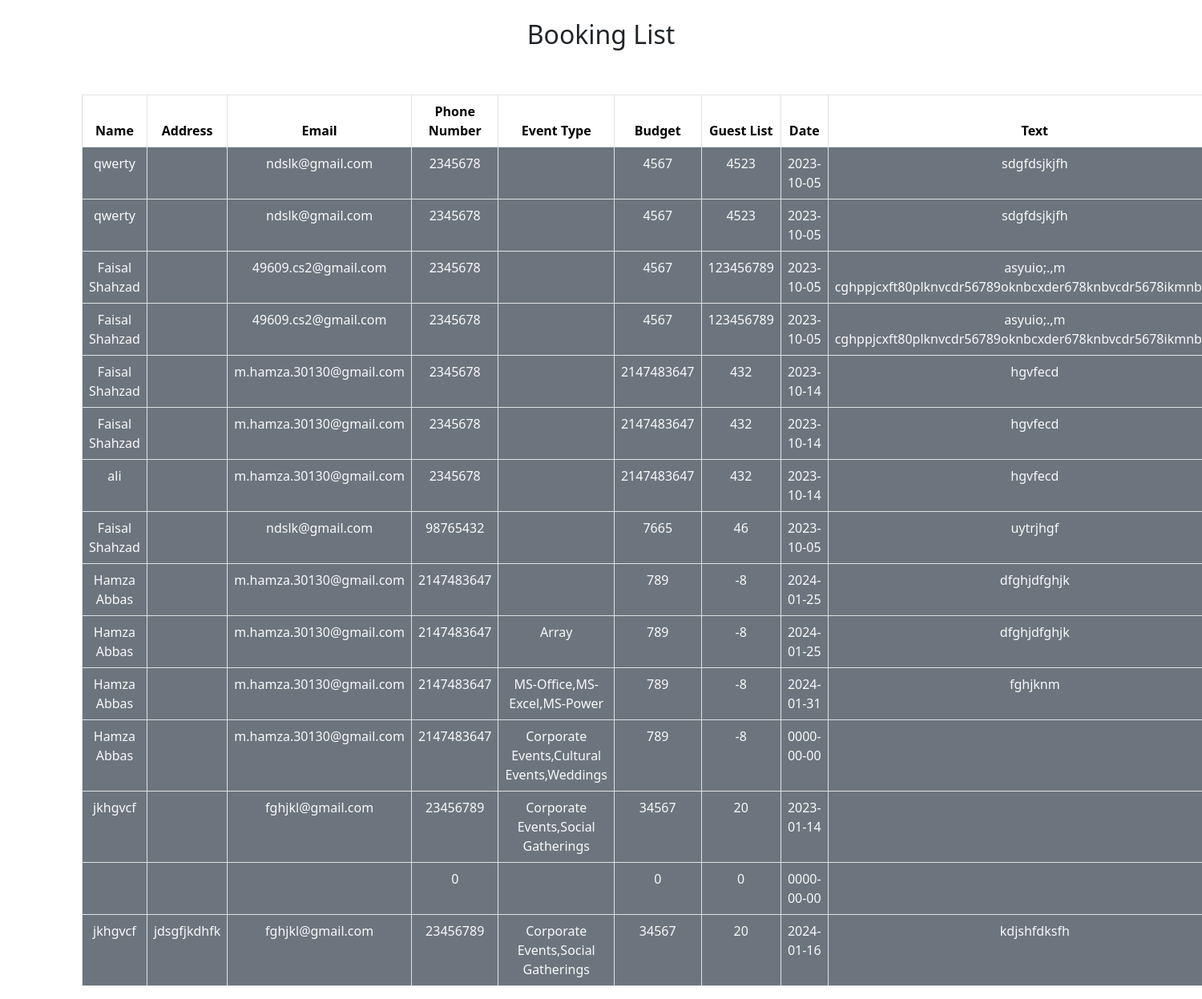
Page /booking/show_culture.php on the committed database.
### tables this page shows
CREATE TABLE `booking_form` (
  `id` int(11) NOT NULL,
  `name` varchar(30) NOT NULL,
  `address` varchar(400) NOT NULL,
  `email` varchar(30) NOT NULL,
  `phno` int(30) NOT NULL,
  `service` varchar(1000) NOT NULL,
  `budget` int(30) NOT NULL,
  `guestlist` int(30) NOT NULL,
  `date` date NOT NULL,
  `text` varchar(10000) NOT NULL
);

### booking/show_culture.php (the view, shortened to what this page needs)
<?php
include('connect.php');
$query="select * from booking_form";
$result =mysqli_query($con,$query);
?>
<!DOCTYPE html>
<html>
<head>
     <link rel="stylesheet" href="https://cdnjs.cloudflare.com/ajax/libs/font-awesome/4.7.0/css/font-awesome.min.css">
    <link href="https://cdn.jsdelivr.net/npm/bootstrap@5.3.2/dist/css/bootstrap.min.css" rel="stylesheet">
</head>
<body>
       <br> <div class="text-center">
            <h2>Booking List</h2>
        </div><br><br>
<div class="container-fluid">
    <div class="container">
            <table class="table table-bordered text-center">
                <thead>
                    <tr>
                        <th>Name</th>
                        <th>Address</th>
                        <th>Email</th>
                        <th>Phone Number</th>
                        <th>Event Type</th>
                        <th>Budget</th>
                        <th>Guest List</th>
                        <th>Date</th>
                        <th>Text</th>
                    </tr>
                </thead>
                        <?php
                            while($row= mysqli_fetch_assoc($result))
                            {
                        ?>
                <tbody>
                    <tr>
                        <td  class="bg-secondary text-light"><?php echo $row['name']; ?></td>
                        <td  class="bg-secondary text-light"><?php echo $row['address']; ?></td>
                        <td  class="bg-secondary text-light"><?php echo $row['email']; ?></td>
                        <td class="bg-secondary text-light"><?php echo $row['phno']; ?></td>
                        <td class="bg-secondary text-light"><?php echo $row['service']; ?></td>
                        <td class="bg-secondary text-light"><?php echo $row['budget']; ?></td>
                        <td class="bg-secondary text-light"><?php echo $row['guestlist']; ?></td>
                        <td class="bg-secondary text-light"><?php echo $row['date']; ?></td>
                        <td class="bg-secondary text-light"><?php echo $row['text']; ?></td>
                      </tr>
                </tbody>
                <?php
                  }
                ?>
            </table>
</div>
</div>
    </body>
    </html>

### rows in the picture
booking_form: name "qwerty", email "ndslk@gmail.com", phno "2345678", budget "4567", guestlist "4523", date "2023-10-05", text "sdgfdsjkjfh"
booking_form: name "qwerty", email "ndslk@gmail.com", phno "2345678", budget "4567", guestlist "4523", date "2023-10-05", text "sdgfdsjkjfh"
booking_form: name "Faisal Shahzad", email "49609.cs2@gmail.com", phno "2345678", budget "4567", guestlist "123456789", date "2023-10-05", text "asyuio;.,m…"
booking_form: name "Faisal Shahzad", email "49609.cs2@gmail.com", phno "2345678", budget "4567", guestlist "123456789", date "2023-10-05", text "asyuio;.,m…"
booking_form: name "Faisal Shahzad", email "m.hamza.30130@gmail.com", phno "2345678", budget "2147483647", guestlist "432", date "2023-10-14", text "hgvfecd"
booking_form: name "Faisal Shahzad", email "m.hamza.30130@gmail.com", phno "2345678", budget "2147483647", guestlist "432", date "2023-10-14", text "hgvfecd"
booking_form: name "ali", email "m.hamza.30130@gmail.com", phno "2345678", budget "2147483647", guestlist "432", date "2023-10-14", text "hgvfecd"
booking_form: name "Faisal Shahzad", email "ndslk@gmail.com", phno "98765432", budget "7665", guestlist "46", date "2023-10-05", text "uytrjhgf"
booking_form: name "Hamza Abbas", email "m.hamza.30130@gmail.com", phno "2147483647", budget "789", guestlist "-8", date "2024-01-25", text "dfghjdfghjk"
booking_form: name "Hamza Abbas", email "m.hamza.30130@gmail.com", phno "2147483647", service "Array", budget "789", guestlist "-8", date "2024-01-25", text "dfghjdfghjk"
booking_form: name "Hamza Abbas", email "m.hamza.30130@gmail.com", phno "2147483647", service "MS-Office,MS-Excel,MS-Power", budget "789", guestlist "-8", date "2024-01-31", text "fghjknm"
booking_form: name "Hamza Abbas", email "m.hamza.30130@gmail.com", phno "2147483647", service "Corporate Events,Cultural Events,Weddings", budget "789", guestlist "-8", date "0000-00-00"
booking_form: name "jkhgvcf", email "fghjkl@gmail.com", phno "23456789", service "Corporate Events,Social Gatherings", budget "34567", guestlist "20", date "2023-01-14"
booking_form: phno "0", budget "0", guestlist "0", date "0000-00-00"
booking_form: name "jkhgvcf", address "jdsgfjkdhfk", email "fghjkl@gmail.com", phno "23456789", service "Corporate Events,Social Gatherings", budget "34567", guestlist "20", date "2024-01-16", text "kdjshfdksfh"
